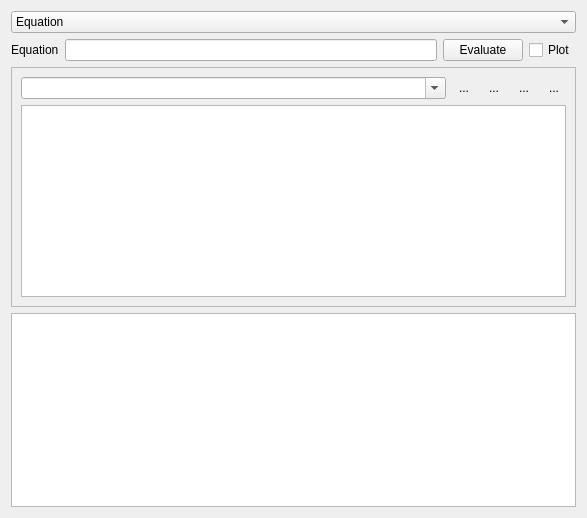
<?xml version="1.0" encoding="UTF-8"?>
<ui version="4.0">
 <class>Form</class>
 <widget class="QWidget" name="Form">
  <property name="geometry">
   <rect>
    <x>0</x>
    <y>0</y>
    <width>587</width>
    <height>518</height>
   </rect>
  </property>
  <property name="windowTitle">
   <string>Form</string>
  </property>
  <layout class="QVBoxLayout" name="verticalLayout_2">
   <item>
    <widget class="QComboBox" name="comboBox">
     <item>
      <property name="text">
       <string>Equation</string>
      </property>
     </item>
     <item>
      <property name="text">
       <string>Table</string>
      </property>
     </item>
    </widget>
   </item>
   <item>
    <layout class="QGridLayout" name="gridLayout">
     <item row="0" column="0">
      <widget class="QLabel" name="label">
       <property name="text">
        <string>Equation</string>
       </property>
      </widget>
     </item>
     <item row="0" column="2">
      <widget class="QPushButton" name="evalButton">
       <property name="text">
        <string>Evaluate</string>
       </property>
      </widget>
     </item>
     <item row="0" column="3">
      <widget class="QCheckBox" name="plotCheckbox">
       <property name="text">
        <string>Plot</string>
       </property>
      </widget>
     </item>
     <item row="0" column="1">
      <widget class="QLineEdit" name="equationEdit"/>
     </item>
    </layout>
   </item>
   <item>
    <widget class="QFrame" name="tableFrame">
     <property name="frameShape">
      <enum>QFrame::StyledPanel</enum>
     </property>
     <property name="frameShadow">
      <enum>QFrame::Raised</enum>
     </property>
     <layout class="QVBoxLayout" name="verticalLayout">
      <item>
       <layout class="QHBoxLayout" name="horizontalLayout_2">
        <item>
         <widget class="QComboBox" name="filenameComboBox">
          <property name="sizePolicy">
           <sizepolicy hsizetype="Expanding" vsizetype="Fixed">
            <horstretch>0</horstretch>
            <verstretch>0</verstretch>
           </sizepolicy>
          </property>
          <property name="editable">
           <bool>true</bool>
          </property>
          <property name="maxVisibleItems">
           <number>100</number>
          </property>
         </widget>
        </item>
        <item>
         <widget class="QToolButton" name="removeCurrent">
          <property name="toolTip">
           <string>remove Current entry from Combo Box</string>
          </property>
          <property name="text">
           <string>...</string>
          </property>
          <property name="icon">
           <iconset resource="Experiment.qrc">
            <normaloff>:/openicon/icons/edit-clear-locationbar-rtl.png</normaloff>:/openicon/icons/edit-clear-locationbar-rtl.png</iconset>
          </property>
          <property name="autoRaise">
           <bool>true</bool>
          </property>
         </widget>
        </item>
        <item>
         <widget class="QToolButton" name="loadButton">
          <property name="text">
           <string>...</string>
          </property>
          <property name="icon">
           <iconset resource="Experiment.qrc">
            <normaloff>:/openicon/icons/document-open-5.png</normaloff>:/openicon/icons/document-open-5.png</iconset>
          </property>
          <property name="autoRaise">
           <bool>true</bool>
          </property>
         </widget>
        </item>
        <item>
         <widget class="QToolButton" name="saveButton">
          <property name="text">
           <string>...</string>
          </property>
          <property name="icon">
           <iconset resource="Experiment.qrc">
            <normaloff>:/kde/icons/filesave.png</normaloff>:/kde/icons/filesave.png</iconset>
          </property>
          <property name="autoRaise">
           <bool>true</bool>
          </property>
         </widget>
        </item>
        <item>
         <widget class="QToolButton" name="resetButton">
          <property name="text">
           <string>...</string>
          </property>
          <property name="icon">
           <iconset resource="Experiment.qrc">
            <normaloff>:/openicon/icons/document-revert-5.png</normaloff>:/openicon/icons/document-revert-5.png</iconset>
          </property>
          <property name="autoRaise">
           <bool>true</bool>
          </property>
         </widget>
        </item>
       </layout>
      </item>
      <item>
       <widget class="QTableView" name="tableView"/>
      </item>
     </layout>
    </widget>
   </item>
   <item>
    <widget class="CoordinatePlotWidget" name="plot"/>
   </item>
  </layout>
 </widget>
 <customwidgets>
  <customwidget>
   <class>CoordinatePlotWidget</class>
   <extends>QGraphicsView</extends>
   <header>uiModules.CoordinatePlotWidget</header>
  </customwidget>
 </customwidgets>
 <resources>
  <include location="Experiment.qrc"/>
 </resources>
 <connections/>
</ui>
